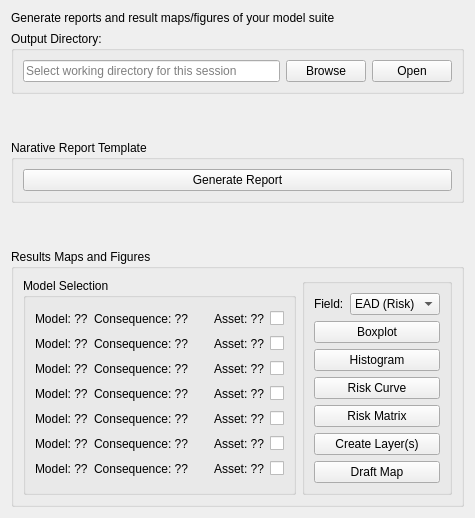
     <widget class="QWidget" name="tab_2">
      <attribute name="title">
       <string>Reporting</string>
      </attribute>
      <layout class="QVBoxLayout" name="verticalLayout_27">
       <item>
        <widget class="QLabel" name="label_5">
         <property name="text">
          <string>Generate reports and result maps/figures of your model suite</string>
         </property>
        </widget>
       </item>
       <item>
        <widget class="QGroupBox" name="groupBox_01wd">
         <property name="sizePolicy">
          <sizepolicy hsizetype="Expanding" vsizetype="Fixed">
           <horstretch>0</horstretch>
           <verstretch>0</verstretch>
          </sizepolicy>
         </property>
         <property name="title">
          <string>Output Directory:</string>
         </property>
         <layout class="QHBoxLayout" name="horizontalLayout_27">
          <item>
           <widget class="QLineEdit" name="lineEdit_wdir">
            <property name="text">
             <string/>
            </property>
            <property name="placeholderText">
             <string>Select working directory for this session</string>
            </property>
           </widget>
          </item>
          <item>
           <widget class="QPushButton" name="pushButton_wd">
            <property name="text">
             <string>Browse</string>
            </property>
           </widget>
          </item>
          <item>
           <widget class="QPushButton" name="pushButton_wd_open">
            <property name="text">
             <string>Open</string>
            </property>
           </widget>
          </item>
         </layout>
        </widget>
       </item>
       <item>
        <spacer name="verticalSpacer_5">
         <property name="orientation">
          <enum>Qt::Vertical</enum>
         </property>
         <property name="sizeHint" stdset="0">
          <size>
           <width>20</width>
           <height>40</height>
          </size>
         </property>
        </spacer>
       </item>
       <item>
        <widget class="QGroupBox" name="groupBox_19">
         <property name="title">
          <string>Narative Report Template</string>
         </property>
         <layout class="QVBoxLayout" name="verticalLayout_30">
          <item>
           <widget class="QPushButton" name="pushButton">
            <property name="text">
             <string>Generate Report</string>
            </property>
           </widget>
          </item>
         </layout>
        </widget>
       </item>
       <item>
        <spacer name="verticalSpacer_3">
         <property name="orientation">
          <enum>Qt::Vertical</enum>
         </property>
         <property name="sizeHint" stdset="0">
          <size>
           <width>20</width>
           <height>40</height>
          </size>
         </property>
        </spacer>
       </item>
       <item>
        <widget class="QGroupBox" name="groupBox_11">
         <property name="title">
          <string>Results Maps and Figures</string>
         </property>
         <layout class="QVBoxLayout" name="verticalLayout_12">
          <item>
           <layout class="QHBoxLayout" name="horizontalLayout">
            <item>
             <widget class="QGroupBox" name="groupBox_18">
              <property name="title">
               <string>Model Selection</string>
              </property>
              <layout class="QVBoxLayout" name="verticalLayout_28">
               <item>
                <layout class="QHBoxLayout" name="horizontalLayout_32">
                 <item>
                  <widget class="QLabel" name="label_70">
                   <property name="text">
                    <string>Model: ??</string>
                   </property>
                  </widget>
                 </item>
                 <item>
                  <widget class="QLabel" name="label_71">
                   <property name="text">
                    <string>Consequence: ??      </string>
                   </property>
                  </widget>
                 </item>
                 <item>
                  <widget class="QLabel" name="label_72">
                   <property name="text">
                    <string>Asset: ??</string>
                   </property>
                  </widget>
                 </item>
                 <item>
                  <widget class="QCheckBox" name="checkBox_6">
                   <property name="text">
                    <string/>
                   </property>
                  </widget>
                 </item>
                </layout>
               </item>
               <item>
                <layout class="QHBoxLayout" name="horizontalLayout_29">
                 <item>
                  <widget class="QLabel" name="label_64">
                   <property name="text">
                    <string>Model: ??</string>
                   </property>
                  </widget>
                 </item>
                 <item>
                  <widget class="QLabel" name="label_65">
                   <property name="text">
                    <string>Consequence: ??      </string>
                   </property>
                  </widget>
                 </item>
                 <item>
                  <widget class="QLabel" name="label_66">
                   <property name="text">
                    <string>Asset: ??</string>
                   </property>
                  </widget>
                 </item>
                 <item>
                  <widget class="QCheckBox" name="checkBox_4">
                   <property name="text">
                    <string/>
                   </property>
                  </widget>
                 </item>
                </layout>
               </item>
               <item>
                <layout class="QHBoxLayout" name="horizontalLayout_28">
                 <item>
                  <widget class="QLabel" name="label_61">
                   <property name="text">
                    <string>Model: ??</string>
                   </property>
                  </widget>
                 </item>
                 <item>
                  <widget class="QLabel" name="label_62">
                   <property name="text">
                    <string>Consequence: ??      </string>
                   </property>
                  </widget>
                 </item>
                 <item>
                  <widget class="QLabel" name="label_63">
                   <property name="text">
                    <string>Asset: ??</string>
                   </property>
                  </widget>
                 </item>
                 <item>
                  <widget class="QCheckBox" name="checkBox_3">
                   <property name="text">
                    <string/>
                   </property>
                  </widget>
                 </item>
                </layout>
               </item>
               <item>
                <layout class="QHBoxLayout" name="horizontalLayout_31">
                 <item>
                  <widget class="QLabel" name="label_67">
                   <property name="text">
                    <string>Model: ??</string>
                   </property>
                  </widget>
                 </item>
                 <item>
                  <widget class="QLabel" name="label_68">
                   <property name="text">
                    <string>Consequence: ??      </string>
                   </property>
                  </widget>
                 </item>
                 <item>
                  <widget class="QLabel" name="label_69">
                   <property name="text">
                    <string>Asset: ??</string>
                   </property>
                  </widget>
                 </item>
                 <item>
                  <widget class="QCheckBox" name="checkBox_5">
                   <property name="text">
                    <string/>
                   </property>
                  </widget>
                 </item>
                </layout>
               </item>
               <item>
                <layout class="QHBoxLayout" name="horizontalLayout_26">
                 <item>
                  <widget class="QLabel" name="label_55">
                   <property name="text">
                    <string>Model: ??</string>
                   </property>
                  </widget>
                 </item>
                 <item>
                  <widget class="QLabel" name="label_56">
                   <property name="text">
                    <string>Consequence: ??      </string>
                   </property>
                  </widget>
                 </item>
                 <item>
                  <widget class="QLabel" name="label_57">
                   <property name="text">
                    <string>Asset: ??</string>
                   </property>
                  </widget>
                 </item>
                 <item>
                  <widget class="QCheckBox" name="checkBox">
                   <property name="text">
                    <string/>
                   </property>
                  </widget>
                 </item>
                </layout>
               </item>
               <item>
                <layout class="QHBoxLayout" name="horizontalLayout_34">
                 <item>
                  <widget class="QLabel" name="label_76">
                   <property name="text">
                    <string>Model: ??</string>
                   </property>
                  </widget>
                 </item>
                 <item>
                  <widget class="QLabel" name="label_77">
                   <property name="text">
                    <string>Consequence: ??      </string>
                   </property>
                  </widget>
                 </item>
                 <item>
                  <widget class="QLabel" name="label_78">
                   <property name="text">
                    <string>Asset: ??</string>
                   </property>
                  </widget>
                 </item>
                 <item>
                  <widget class="QCheckBox" name="checkBox_8">
                   <property name="text">
                    <string/>
                   </property>
                  </widget>
                 </item>
                </layout>
               </item>
               <item>
                <layout class="QHBoxLayout" name="horizontalLayout_33">
                 <item>
                  <widget class="QLabel" name="label_73">
                   <property name="text">
                    <string>Model: ??</string>
                   </property>
                  </widget>
                 </item>
                 <item>
                  <widget class="QLabel" name="label_74">
                   <property name="text">
                    <string>Consequence: ??      </string>
                   </property>
                  </widget>
                 </item>
                 <item>
                  <widget class="QLabel" name="label_75">
                   <property name="text">
                    <string>Asset: ??</string>
                   </property>
                  </widget>
                 </item>
                 <item>
                  <widget class="QCheckBox" name="checkBox_7">
                   <property name="text">
                    <string/>
                   </property>
                  </widget>
                 </item>
                </layout>
               </item>
              </layout>
             </widget>
            </item>
            <item alignment="Qt::AlignHCenter">
             <widget class="QGroupBox" name="groupBox_21">
              <property name="title">
               <string/>
              </property>
              <layout class="QVBoxLayout" name="verticalLayout_31">
               <item>
                <layout class="QHBoxLayout" name="horizontalLayout_3">
                 <item>
                  <widget class="QLabel" name="label">
                   <property name="text">
                    <string>Field:</string>
                   </property>
                  </widget>
                 </item>
                 <item>
                  <widget class="QComboBox" name="comboBox_2">
                   <item>
                    <property name="text">
                     <string>EAD (Risk)</string>
                    </property>
                   </item>
                  </widget>
                 </item>
                </layout>
               </item>
               <item>
                <widget class="QPushButton" name="pushButton_34">
                 <property name="sizePolicy">
                  <sizepolicy hsizetype="Preferred" vsizetype="Fixed">
                   <horstretch>0</horstretch>
                   <verstretch>0</verstretch>
                  </sizepolicy>
                 </property>
                 <property name="text">
                  <string>Boxplot</string>
                 </property>
                </widget>
               </item>
               <item>
                <widget class="QPushButton" name="pushButton_35">
                 <property name="sizePolicy">
                  <sizepolicy hsizetype="Preferred" vsizetype="Fixed">
                   <horstretch>0</horstretch>
                   <verstretch>0</verstretch>
                  </sizepolicy>
                 </property>
                 <property name="text">
                  <string>Histogram</string>
                 </property>
                </widget>
               </item>
               <item>
                <widget class="QPushButton" name="pushButton_2">
                 <property name="text">
                  <string>Risk Curve</string>
                 </property>
                </widget>
               </item>
               <item>
                <widget class="QPushButton" name="pushButton_5">
                 <property name="text">
                  <string>Risk Matrix</string>
                 </property>
                </widget>
               </item>
               <item>
                <widget class="QPushButton" name="pushButton_36">
                 <property name="text">
                  <string>Create Layer(s)</string>
                 </property>
                </widget>
               </item>
               <item>
                <widget class="QPushButton" name="pushButton_37">
                 <property name="text">
                  <string>Draft Map</string>
                 </property>
                </widget>
               </item>
              </layout>
             </widget>
            </item>
           </layout>
          </item>
         </layout>
        </widget>
       </item>
      </layout>
     </widget>
